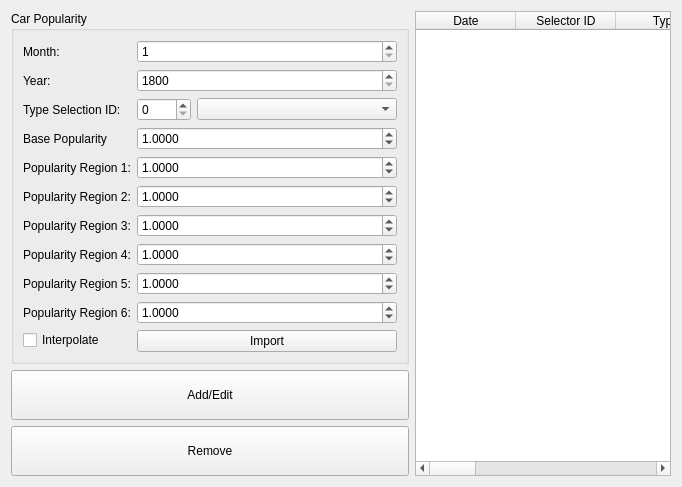
       <widget class="QWidget" name="Tab_Car">
        <attribute name="title">
         <string>Car Popularity</string>
        </attribute>
        <layout class="QGridLayout" name="gridLayout_26">
         <item row="0" column="0">
          <widget class="QGroupBox" name="groupBox_13">
           <property name="sizePolicy">
            <sizepolicy hsizetype="Preferred" vsizetype="Preferred">
             <horstretch>0</horstretch>
             <verstretch>0</verstretch>
            </sizepolicy>
           </property>
           <property name="title">
            <string>Car Popularity</string>
           </property>
           <layout class="QFormLayout" name="formLayout_2">
            <property name="fieldGrowthPolicy">
             <enum>QFormLayout::AllNonFixedFieldsGrow</enum>
            </property>
            <item row="0" column="0">
             <widget class="QLabel" name="label_50">
              <property name="text">
               <string>Month:</string>
              </property>
             </widget>
            </item>
            <item row="0" column="1">
             <widget class="QSpinBox" name="Spin_Car_Month">
              <property name="minimum">
               <number>1</number>
              </property>
              <property name="maximum">
               <number>12</number>
              </property>
             </widget>
            </item>
            <item row="1" column="0">
             <widget class="QLabel" name="label_51">
              <property name="text">
               <string>Year:</string>
              </property>
             </widget>
            </item>
            <item row="1" column="1">
             <widget class="QSpinBox" name="Spin_Car_Year">
              <property name="minimum">
               <number>1800</number>
              </property>
              <property name="maximum">
               <number>9999</number>
              </property>
             </widget>
            </item>
            <item row="2" column="0">
             <widget class="QLabel" name="label_52">
              <property name="text">
               <string>Type Selection ID:</string>
              </property>
             </widget>
            </item>
            <item row="2" column="1">
             <layout class="QHBoxLayout" name="horizontalLayout_8">
              <item>
               <widget class="QSpinBox" name="Spin_Car_SelectionID">
                <property name="minimumSize">
                 <size>
                  <width>0</width>
                  <height>0</height>
                 </size>
                </property>
                <property name="maximum">
                 <number>9999</number>
                </property>
               </widget>
              </item>
              <item>
               <widget class="QComboBox" name="Combo_Car_SelectionID">
                <property name="minimumSize">
                 <size>
                  <width>200</width>
                  <height>0</height>
                 </size>
                </property>
               </widget>
              </item>
             </layout>
            </item>
            <item row="3" column="0">
             <widget class="QLabel" name="label_53">
              <property name="text">
               <string>Base Popularity</string>
              </property>
             </widget>
            </item>
            <item row="3" column="1">
             <widget class="QDoubleSpinBox" name="Spin_Car_Pop">
              <property name="decimals">
               <number>4</number>
              </property>
              <property name="singleStep">
               <double>0.010000000000000</double>
              </property>
              <property name="value">
               <double>1.000000000000000</double>
              </property>
             </widget>
            </item>
            <item row="4" column="0">
             <widget class="QLabel" name="label_54">
              <property name="text">
               <string>Popularity Region 1:</string>
              </property>
             </widget>
            </item>
            <item row="4" column="1">
             <widget class="QDoubleSpinBox" name="Spin_Car_PopR1">
              <property name="decimals">
               <number>4</number>
              </property>
              <property name="singleStep">
               <double>0.010000000000000</double>
              </property>
              <property name="value">
               <double>1.000000000000000</double>
              </property>
             </widget>
            </item>
            <item row="5" column="0">
             <widget class="QLabel" name="label_55">
              <property name="text">
               <string>Popularity Region 2:</string>
              </property>
             </widget>
            </item>
            <item row="5" column="1">
             <widget class="QDoubleSpinBox" name="Spin_Car_PopR2">
              <property name="decimals">
               <number>4</number>
              </property>
              <property name="singleStep">
               <double>0.010000000000000</double>
              </property>
              <property name="value">
               <double>1.000000000000000</double>
              </property>
             </widget>
            </item>
            <item row="6" column="0">
             <widget class="QLabel" name="label_56">
              <property name="text">
               <string>Popularity Region 3:</string>
              </property>
             </widget>
            </item>
            <item row="6" column="1">
             <widget class="QDoubleSpinBox" name="Spin_Car_PopR3">
              <property name="decimals">
               <number>4</number>
              </property>
              <property name="singleStep">
               <double>0.010000000000000</double>
              </property>
              <property name="value">
               <double>1.000000000000000</double>
              </property>
             </widget>
            </item>
            <item row="7" column="0">
             <widget class="QLabel" name="label_58">
              <property name="text">
               <string>Popularity Region 4:</string>
              </property>
             </widget>
            </item>
            <item row="7" column="1">
             <widget class="QDoubleSpinBox" name="Spin_Car_PopR4">
              <property name="decimals">
               <number>4</number>
              </property>
              <property name="singleStep">
               <double>0.010000000000000</double>
              </property>
              <property name="value">
               <double>1.000000000000000</double>
              </property>
             </widget>
            </item>
            <item row="8" column="0">
             <widget class="QLabel" name="label_59">
              <property name="text">
               <string>Popularity Region 5:</string>
              </property>
             </widget>
            </item>
            <item row="8" column="1">
             <widget class="QDoubleSpinBox" name="Spin_Car_PopR5">
              <property name="decimals">
               <number>4</number>
              </property>
              <property name="singleStep">
               <double>0.010000000000000</double>
              </property>
              <property name="value">
               <double>1.000000000000000</double>
              </property>
             </widget>
            </item>
            <item row="9" column="0">
             <widget class="QLabel" name="label_60">
              <property name="text">
               <string>Popularity Region 6:</string>
              </property>
             </widget>
            </item>
            <item row="9" column="1">
             <widget class="QDoubleSpinBox" name="Spin_Car_PopR6">
              <property name="decimals">
               <number>4</number>
              </property>
              <property name="singleStep">
               <double>0.010000000000000</double>
              </property>
              <property name="value">
               <double>1.000000000000000</double>
              </property>
             </widget>
            </item>
            <item row="10" column="1">
             <widget class="QPushButton" name="Button_ImportVehiclePopChanges">
              <property name="text">
               <string>Import</string>
              </property>
             </widget>
            </item>
            <item row="10" column="0">
             <widget class="QCheckBox" name="checkBox_InterpolateVehiclePopChanges">
              <property name="text">
               <string>Interpolate</string>
              </property>
             </widget>
            </item>
           </layout>
          </widget>
         </item>
         <item row="1" column="0">
          <widget class="QPushButton" name="Button_Car_AddEdit">
           <property name="minimumSize">
            <size>
             <width>0</width>
             <height>50</height>
            </size>
           </property>
           <property name="text">
            <string>Add/Edit</string>
           </property>
          </widget>
         </item>
         <item row="2" column="0">
          <widget class="QPushButton" name="Button_Car_Remove">
           <property name="minimumSize">
            <size>
             <width>0</width>
             <height>50</height>
            </size>
           </property>
           <property name="text">
            <string>Remove</string>
           </property>
          </widget>
         </item>
         <item row="0" column="1" rowspan="3">
          <widget class="QTableWidget" name="Table_Car">
           <property name="sortingEnabled">
            <bool>false</bool>
           </property>
           <column>
            <property name="text">
             <string>Date</string>
            </property>
           </column>
           <column>
            <property name="text">
             <string>Selector ID</string>
            </property>
           </column>
           <column>
            <property name="text">
             <string>Type</string>
            </property>
           </column>
           <column>
            <property name="text">
             <string>Pop Change</string>
            </property>
           </column>
           <column>
            <property name="text">
             <string>Pop R1</string>
            </property>
           </column>
           <column>
            <property name="text">
             <string>Pop R2</string>
            </property>
           </column>
           <column>
            <property name="text">
             <string>Pop R3</string>
            </property>
           </column>
           <column>
            <property name="text">
             <string>Pop R4</string>
            </property>
           </column>
           <column>
            <property name="text">
             <string>Pop R5</string>
            </property>
           </column>
           <column>
            <property name="text">
             <string>Pop R6</string>
            </property>
           </column>
          </widget>
         </item>
        </layout>
       </widget>
